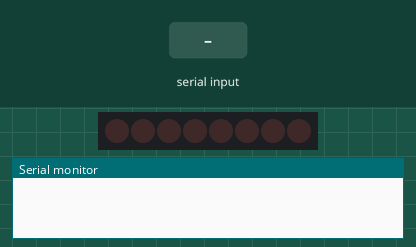
Simulated run of this sketch. Board: Arduino Uno, built with avr-gcc and run on an emulated ATmega328P. Parts: 8 shift-register outputs drawn as a row of LEDs (first output left, lit = HIGH), the last lines printed to the serial monitor. Wiring (inferred from the names in the program): shift register (74HC595): data pin 11; shift clock pin 12; latch pin 8. Wiring (inferred from the signals the program sends): row of LEDs: on Q0, Q1, Q2, Q3, Q4, Q5, Q6, Q7. The test bench sets the inputs (shaded band).

Above: at 0.9 s.
1.0 s: "1" received over Serial
At 1.7 s:
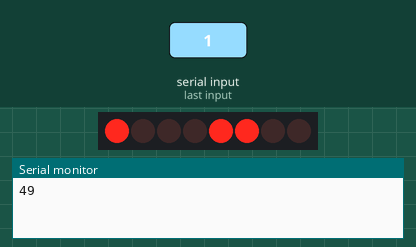
2.5 s: "0" received over Serial
At 2.9 s:
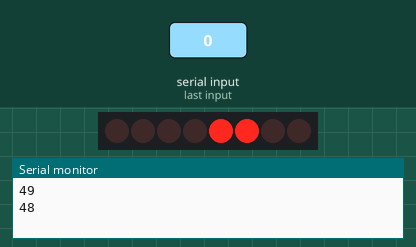
4.0 s: "2" received over Serial
At 5.2 s:
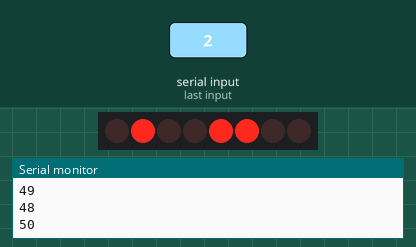
Timing chart, 0 to 7.0 s (numbered marks = the images above; inputs shaded):
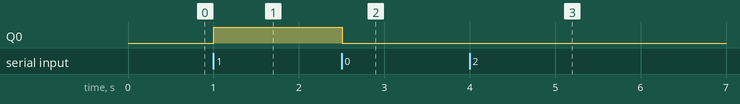

The sketch:

Test1.ino
```cpp
// author: Sophia Dolan

int latchPin = 8;
int clockPin = 12;
int dataPin = 11;
unsigned long currentTime;
int inByte;

void setup() {
  Serial.begin(9600); // set the baud rate
  pinMode(latchPin, OUTPUT);
  pinMode(clockPin, OUTPUT);
  pinMode(dataPin, OUTPUT);

  inByte = ' ';

  digitalWrite(latchPin, LOW);
  while(Serial.available() <= 0){};
  inByte = Serial.read();
  shiftOut(dataPin, clockPin, MSBFIRST, inByte);

}
void loop() {

  currentTime = millis();
  digitalWrite(latchPin, HIGH);
  Serial.println(inByte); // send the data back in a new line so that it is not all one long line
  digitalWrite(latchPin, LOW);
  while(Serial.available() <= 0){};
  inByte = Serial.read();
  shiftOut(dataPin, clockPin, MSBFIRST, inByte);
  if(millis() - currentTime < 10){
    delay(10 - (millis()-currentTime));
  }


}
```

Measured:
- after the input at 1.0 s, Q0: LOW → HIGH at once
- after the input at 2.5 s, Q0: HIGH → LOW at once
